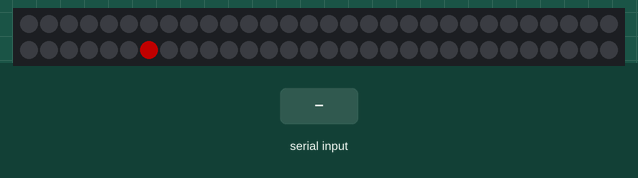
This sketch was run on a simulated Arduino Uno, built with avr-gcc and run on an emulated ATmega328P. Parts: 60 RGB LEDs in strip order, left to right, continuing on the next row. The inputs (shaded band) are chosen by the test bench. Dim RGB values are drawn brighter than linear.

Above: at 1.2 s.
1.3 s: "B" received over Serial
3.9 s: "G" received over Serial
At 5.01 s:
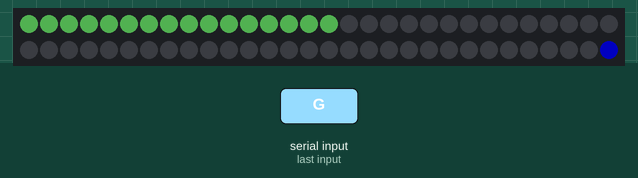
8.5 s: "R" received over Serial
11.0 s: "G" received over Serial
At 12.91 s:
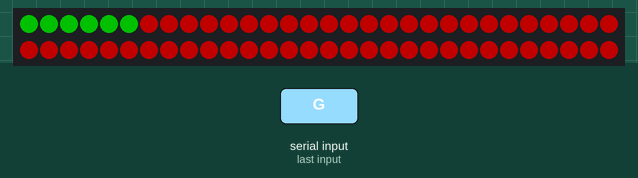
13.9 s: "R" received over Serial
At 14.17 s:
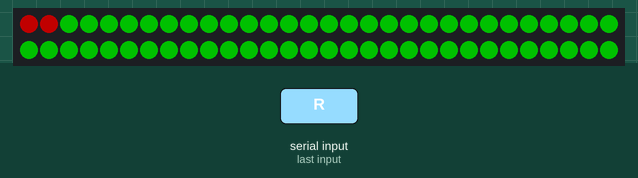
16.8 s: "B" received over Serial
At 20.8 s:
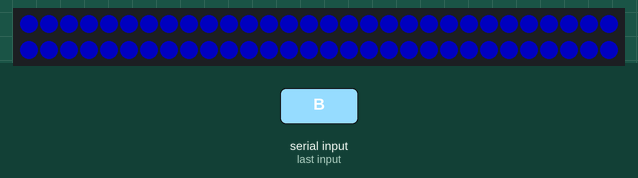
Timing chart, 0 to 21.8 s (numbered marks = the images above; inputs shaded):
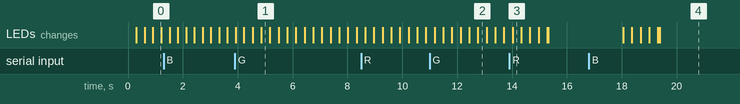

The sketch:

NeoPixel_Display.ino
```cpp
#include <Adafruit_NeoPixel.h>

#define PIN 7
Adafruit_NeoPixel strip = Adafruit_NeoPixel(60, PIN, NEO_GRB + NEO_KHZ800);

void runningDefault();
void setGreen();
void setRed();
void setBlue();

char *p;

void setup() {

  p = new char;
  strip.begin();
  strip.setBrightness(85);
  strip.show(); // Initialize all pixels to 'off'
  Serial.begin(115200);
}

void loop()
{
  if (Serial.available())
    {    //checks for serial information
    *p = Serial.read(); //pointer to val
    }

  if (*p =='G')
  {
    setGreen();
  }
  else if (*p == 'R')
  {
    setRed();
  }
  else if (*p == 'B')
  {
    setBlue();
  }
  else
  {
    runningDefault();
  }
}

void setGreen()
{
      int i = 0;
    while(i<60)
      {
        strip.setPixelColor(i,0x00FF00);
        strip.show();
        i++;
        delay(20);
      }
}

void setRed()
{
    int i = 0;
    while(i<60)
      {
        strip.setPixelColor(i,0xFF0000);
        strip.show();
        i++;
        delay(20);
      }
}

void setBlue()
{

    int i = 0;
    while(i<60)
      {
        strip.setPixelColor(i,0x0000FF);
        strip.show();
        i++;
        delay(20);
      }
}

void runningDefault()
{
    int i = 0;
    while(i<60)
      {
        strip.setPixelColor((i-1),0x000000);
        strip.show();
        strip.setPixelColor(i,0xFF0000);
        strip.show();
        i++;
        delay(20);
      }

      i=0;
      while(i<60)
      {
        strip.setPixelColor((i-1),0x000000);
        strip.show();
        strip.setPixelColor(i,0x00FF00);
        strip.show();
        i++;
        delay(20);
      }

      i=0;
      while(i<60)
      {
        strip.setPixelColor((i-1),0x000000);
        strip.show();
        strip.setPixelColor(i,0x0000FF);
        strip.show();
        i++;
        delay(20);
      }
      i=0;
      while(i<60)
      {
        strip.setPixelColor(i,0x50AA50);
        strip.show();
        i++;
        delay(20);
      }


     i=0;
      while(i<60)
      {
        strip.setPixelColor(i,0x000000);
        strip.show();
        i++;
        delay(20);
      }


      i=0;
      while(i<60)
      {
        strip.setPixelColor((i-1),000000);
        strip.setPixelColor(i,0xFF0000);

        strip.setPixelColor(i+1,0x00FF00);
        strip.show();
        i++;
        delay(20);
      }
}
```

Measured:
- after the input at 13.9 s, the LEDs: change after 0.12 s (image 3)
- after the input at 16.8 s, the LEDs: first change after 1.3 s (image 4 shows a later state)
